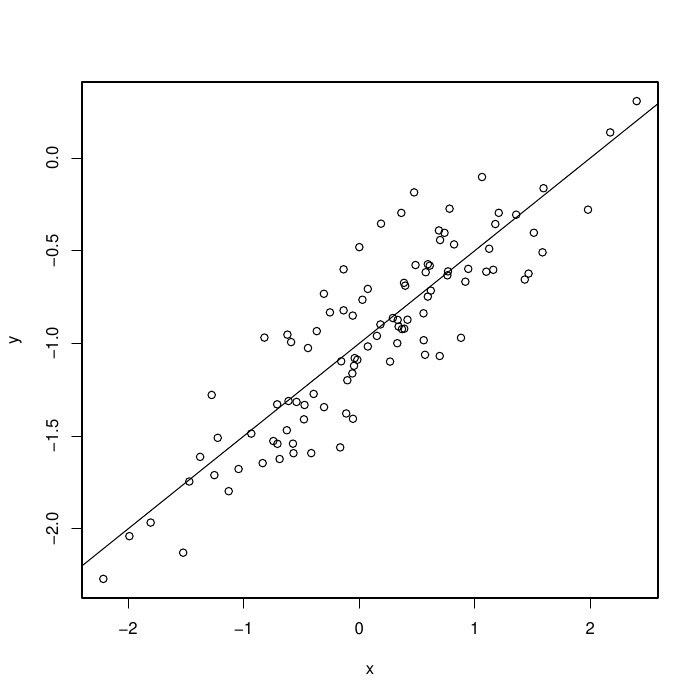

This figure's R source:
set.seed(1)
x = rnorm(100, mean = 0, sd = 1)
eps = rnorm(100, mean = 0, sd = 0.25)
y = -1 + 0.5 * x + eps
pdf("subject13.pdf")
plot(x, y)
abline(-1, 0.5)

# 建立个y对x的回归
lm.fit1 = lm(y~x)
summary(lm.fit1)
par(mfrow = c(2, 2))
plot(lm.fit1)

par(mfrow = c(1, 1))
plot(x, y)
abline(lm.fit1, lwd = 3, col = "red")
abline(-1, 0.5, lwd = 3, col = "blue")
legend(-1, legend = c("model fit", "pop. regression"), col=c("blue", "red"), lwd=3)

lm.fit2 = lm(y~x+I(x^2))
summary(lm.fit2)